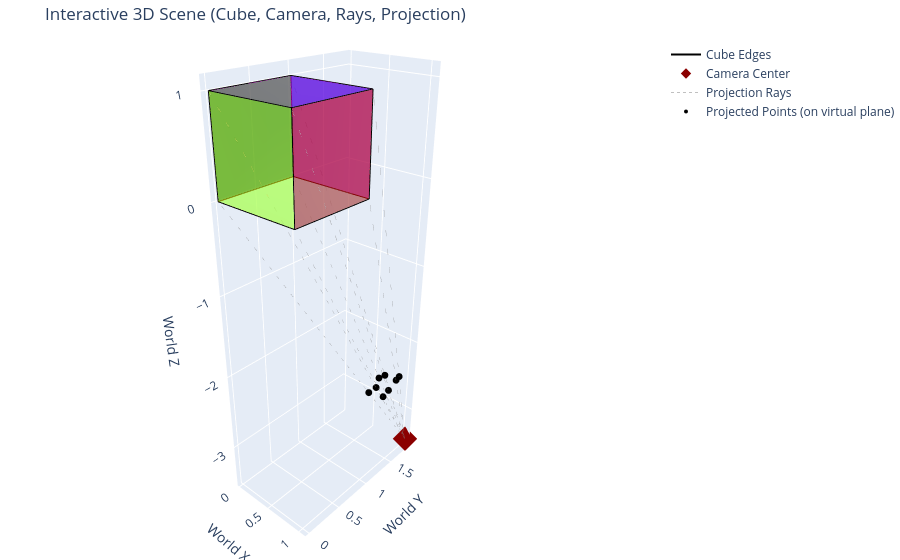

The notebook cell this image was saved under:
### Code cell
fig_3d = go.Figure()

# Add Cube Mesh using Mesh3d
fig_3d.add_trace(go.Mesh3d(
    x=world_points_3d[:, 0], y=world_points_3d[:, 1], z=world_points_3d[:, 2],
    i=triangles[:, 0], j=triangles[:, 1], k=triangles[:, 2],
    facecolor=facecolor_list, opacity=0.50, name='Cube', hoverinfo='skip'
))

# Add Cube Edges
edge_x, edge_y, edge_z = [], [], []
for face in faces:
    for i in range(len(face)):
        start_idx = face[i]; end_idx = face[(i + 1) % len(face)]
        edge_x.extend([world_points_3d[start_idx, 0], world_points_3d[end_idx, 0], None])
        edge_y.extend([world_points_3d[start_idx, 1], world_points_3d[end_idx, 1], None])
        edge_z.extend([world_points_3d[start_idx, 2], world_points_3d[end_idx, 2], None])
fig_3d.add_trace(go.Scatter3d(
    x=edge_x, y=edge_y, z=edge_z, mode='lines',
    line=dict(color='black', width=2), name='Cube Edges', hoverinfo='skip'
))

# Add Camera Center using Scatter3d
fig_3d.add_trace(go.Scatter3d(
    x=[cam_center[0]], y=[cam_center[1]], z=[cam_center[2]], mode='markers',
    marker=dict(size=8, color='darkred', symbol='diamond'), name='Camera Center'
))

# Add Projection Rays
ray_x, ray_y, ray_z = [], [], []
for i in range(len(world_points_3d)):
    # Add coordinates for line from camera center to 3D point
    ray_x.extend([cam_center[0], world_points_3d[i, 0], None])
    ray_y.extend([cam_center[1], world_points_3d[i, 1], None])
    ray_z.extend([cam_center[2], world_points_3d[i, 2], None])

fig_3d.add_trace(go.Scatter3d(
    x=ray_x, y=ray_y, z=ray_z,
    mode='lines',
    line=dict(color='grey', width=0.5, dash='dot'),
    name='Projection Rays',
    hoverinfo='skip'
))

# Add Projected Points on Virtual Plane
fig_3d.add_trace(go.Scatter3d(
    x=points_on_plane_world[:, 0],
    y=points_on_plane_world[:, 1],
    z=points_on_plane_world[:, 2],
    mode='markers',
    marker=dict(size=4, color='black', symbol='circle'),
    name='Projected Points (on virtual plane)',
    hoverinfo='text',
    text=[f'Proj Pt {i}({noisy_projected_points[i,0]:.1f}, {noisy_projected_points[i,1]:.1f})px' for i in range(len(noisy_projected_points))]
))

fig_3d.update_layout(
    title='Interactive 3D Scene (Cube, Camera, Rays, Projection)',
    scene=dict(
        xaxis_title='World X', yaxis_title='World Y', zaxis_title='World Z',
        aspectmode='data',
        camera_eye=dict(x=1.8, y=-2.0, z=1.5)
    ),
    margin=dict(l=0, r=0, b=0, t=40)
)

fig_3d.show()

### Figure 1 — Plotly figure (JSON) as saved in the notebook; plotly's stock layout.template omitted (floating-point values rounded to 4 significant figures)
{"data": [{"facecolor": ["cyan", "cyan", "magenta", "magenta", "yellow", "yellow", "blue", "blue", "green", "green", "red", "red"], "hoverinfo": "skip", "i": [0, 0, 4, 4, 0, 0, 2, 2, 0, 0, 1, 1], "j": [1, 2, 5, 6, 1, 5, 3, 7, 3, 7, 2, 6], "k": [2, 3, 6, 7, 5, 4, 7, 6, 7, 4, 6, 5], "name": "Cube", "opacity": 0.5, "type": "mesh3d", "x": [0.0, 1.0, 1.0, 0.0, 0.0, 1.0, 1.0, 0.0], "y": [0.0, 0.0, 1.0, 1.0, 0.0, 0.0, 1.0, 1.0], "z": [0.0, 0.0, 0.0, 0.0, 1.0, 1.0, 1.0, 1.0]}, {"hoverinfo": "skip", "line": {"color": "black", "width": 2}, "mode": "lines", "name": "Cube Edges", "type": "scatter3d", "x": [0, 1, null, 1, 1, null, 1, 0, null, 0, 0, null, 0, 1, null, 1, 1, null, 1, 0, null, 0, 0, null, 0, 1, null, 1, 1, null, 1, 0, null, 0, 0, null, 1, 0, null, 0, 0, null, 0, 1, null, 1, 1, null, 0, 0, null, 0, 0, null, 0, 0, null, 0, 0, null, 1, 1, null, 1, 1, null, 1, 1, null, 1, 1, null], "y": [0, 0, null, 0, 1, null, 1, 1, null, 1, 0, null, 0, 0, null, 0, 1, null, 1, 1, null, 1, 0, null, 0, 0, null, 0, 0, null, 0, 0, null, 0, 0, null, 1, 1, null, 1, 1, null, 1, 1, null, 1, 1, null, 0, 1, null, 1, 1, null, 1, 0, null, 0, 0, null, 0, 1, null, 1, 1, null, 1, 0, null, 0, 0, null], "z": [0, 0, null, 0, 0, null, 0, 0, null, 0, 0, null, 1, 1, null, 1, 1, null, 1, 1, null, 1, 1, null, 0, 0, null, 0, 1, null, 1, 1, null, 1, 0, null, 0, 0, null, 0, 1, null, 1, 1, null, 1, 0, null, 0, 0, null, 0, 1, null, 1, 1, null, 1, 0, null, 0, 0, null, 0, 1, null, 1, 1, null, 1, 0, null]}, {"marker": {"color": "darkred", "size": 8, "symbol": "diamond"}, "mode": "markers", "name": "Camera Center", "type": "scatter3d", "x": [1.063], "y": [1.838], "z": [-3.463]}, {"hoverinfo": "skip", "line": {"color": "grey", "dash": "dot", "width": 0.5}, "mode": "lines", "name": "Projection Rays", "type": "scatter3d", "x": [1.063, 0, null, 1.063, 1, null, 1.063, 1, null, 1.063, 0, null, 1.063, 0, null, 1.063, 1, null, 1.063, 1, null, 1.063, 0, null], "y": [1.838, 0, null, 1.838, 0, null, 1.838, 1, null, 1.838, 1, null, 1.838, 0, null, 1.838, 0, null, 1.838, 1, null, 1.838, 1, null], "z": [-3.463, 0, null, -3.463, 0, null, -3.463, 0, null, -3.463, 0, null, -3.463, 1, null, -3.463, 1, null, -3.463, 1, null, -3.463, 1, null]}, {"hoverinfo": "text", "marker": {"color": "black", "size": 4, "symbol": "circle"}, "mode": "markers", "name": "Projected Points (on virtual plane)", "text": ["Proj Pt 0(489.1, 213.5)px", "Proj Pt 1(675.3, 176.8)px", "Proj Pt 2(702.3, 362.7)px", "Proj Pt 3(496.2, 383.0)px", "Proj Pt 4(534.1, 273.8)px", "Proj Pt 5(689.5, 248.0)px", "Proj Pt 6(710.5, 404.9)px", "Proj Pt 7(543.6, 416.3)px"], "type": "scatter3d", "x": [0.7992, 1.048, 1.044, 0.7734, 0.8449, 1.052, 1.046, 0.8278], "y": [1.38, 1.33, 1.58, 1.607, 1.461, 1.426, 1.637, 1.652], "z": [-2.596, -2.5, -2.401, -2.516, -2.542, -2.46, -2.377, -2.473]}], "layout": {"margin": {"b": 0, "l": 0, "r": 0, "t": 40}, "scene": {"aspectmode": "data", "camera": {"eye": {"x": 1.8, "y": -2, "z": 1.5}}, "xaxis": {"title": {"text": "World X"}}, "yaxis": {"title": {"text": "World Y"}}, "zaxis": {"title": {"text": "World Z"}}}, "title": {"text": "Interactive 3D Scene (Cube, Camera, Rays, Projection)"}}}
